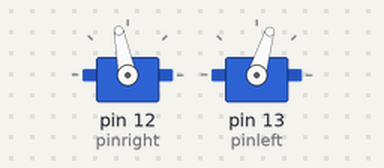
Simulated run of this sketch. Board: Arduino Uno, built with avr-gcc and run on an emulated ATmega328P. Parts: 2 × servo.

Above: at 5.1 s.
At 44.5 s:
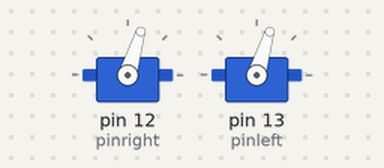
At 60.6 s:
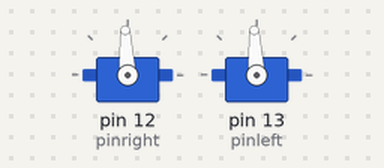
Timing chart, 0 to 62.1 s (numbered marks = the images above):
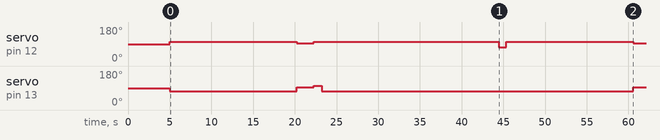

Measured:
- by itself, servo on pin 12 (pinright): 90° → 101° at 5.0 s, → 93° 15.3 s later, → 101° 2.0 s later, → 73° 22.2 s later, … (6 changes in this stretch)
- by itself, servo on pin 13 (pinleft): 90° → 73° at 5.0 s, → 93° 15.3 s later, → 101° 2.0 s later, → 73° 0.98 s later, … (5 changes in this stretch)

The sketch:

Arduino-Bots-9.1.ino
```cpp
#include <Arduino.h>
#include <Servo.h>

//def servos
Servo servoright;
Servo servoleft;


//*** HARDWARE SETTINGS ****
//variables for the pins
int pinright = 12;
int pinleft = 13;


//***** HARDWARE DRIVE TRAIN CALIBRATION ***
//set this to 1 in order to enable the motors to just be at 1500 1500 to tune their 0 points, do this first before
//the software calibration
//how to calibrate:
//(1) set this value to 1 and upload the code.
//(2) use a fine screwdriver on the back of the servo motor (looks like a small screw) to set the 0 point of the motor
//    by slowly turning "the screw" (a potentiometer) on the back until the motor is completely still. This requires
//    very fine control and it may take a while.
//(3) reset this value to 0 and reupload the code.
int calibrationenabled = 0;


//***** SOFTWARE DRIVE TRAIN CALIBRATION ****
//calibration data software jank
//how to calibrate:
//(1) start with 1300 and 1700 and make sure that the robot is driving in the right direction, if not, you will have to
//    switch the 1300 and 1700 around.
//(2) see which way the robot is veering
//(3) if the robot is veering to the left, then you will need to increase the left value proportionally to the right
//    value. This means you can bring the right value closer to 1500 slightly, decreasing the speed on the right motor
//(4) if the robot is verring to the right, then you need to do the opposite, increasing the right value proportionally
//    to the left value. This means you can bring the left value closer to 1500, decreasing the speed on the right motor.
//(5) continue adjusting in increments of 50 at first, then 10, and then down to +-1. Small changes make a large
//    difference here, especially the closer you are to 1500. You'll notice that you've gotten close by the
//    direction the robot is veering in changing. Once that happens, you can slowly tweak the value back in the other
//    direction to get the precise value.
//(6) enjoy!
int right = 1590;
int left = 1300;


// *** COURSE DETAILS ***
//timings for how long to go on each section of the course and turn, in milliseconds.
//how to calibrate:
//(1) run the robot, see if the robot stopped in the right place on the first marker, if it was too early
//    increase the firsttime variable, save and reupload the code. And decrease it if it was too late.
//    Tweak until you are satisfied.
//(2) run the robot and see if the robot turns correctly in the first marker. If the robot turns too far, decrease
//    the turn1 variable. If it was too little of a turn, increase the time. Tweak until satisfied.
//(3) continue this process for the other 3 variables, secondtime, turn2 and thirdtime for the length of time
//    the robot should move on the second part of the track, the length of time for the second turn, and the
//    time the robot should move on the third part of the track correspondingly. Use the procedure outlined in
//    steps 1&2 until everything is too your liking and the robot completes the course. Remember to reupload after
//    every change!
//(4) leave stoptime as is. It doesn't need calibration.
//(5) enjoy!
int firsttime = 15250;
int turn1 = 975;
int secondtime = 21250;
int turn2 = 850;
int thirdtime = 15250;
int stoptime = 2000;

void setup()
{
  //setup the motor pins
  servoright.attach(pinright);
  servoleft.attach(pinleft);

  //calibration script, simply set the motors to 1500, 1500 for 900 seconds so you can trim the pots.
  if (calibrationenabled == 1){
  servoright.writeMicroseconds(1500);
  servoleft.writeMicroseconds(1500);
  delay(900000);
  }


  //initial delay to make things a lot easier to start
  delay(5000);


  //straight 1, go for time firsttime using our calibrated rightleft values in order to ensure a straight
  //drive train.
  //In this case, the right motor has to work harder than the left motor, as in my case a constant rightwards
  //veer was noticable at 1300 and 1700. Using 1300 and 1590 instead produced much nicer driving.
  //There is nothing in the code right now to autocalculate these values, so it is a little bit of guess
  //and check and is dependent on a lot of factors (IE: changing wheels made me go from 1580 to 1590) and
  //this code will likely not be as successful on other's robots.
  servoright.writeMicroseconds(right);
  servoleft.writeMicroseconds(left);
  delay(firsttime);

  //stop 1 for length stoptime (this is why calibration on the motor pots must still be done with this code)
  //this simply ensures better traction as going from speed seems to cause slipping when telling the motor to simply
  //change its direction entirely.
  servoright.writeMicroseconds(1500);
  servoleft.writeMicroseconds(1500);
  delay(stoptime);

  //turn 1 (in this case, move both wheels in the same direction as the right wheel to get it to turn to the right)
  servoright.writeMicroseconds(right);
  servoleft.writeMicroseconds(right);
  delay(turn1);

  //straight 2, matches previous however with second time instead
  servoright.writeMicroseconds(right);
  servoleft.writeMicroseconds(left);
  delay(secondtime);

  //turn 2 (in this case, move both wheels in the same direction as the left wheel to cause a leftwards turn)
  servoright.writeMicroseconds(left);
  servoleft.writeMicroseconds(left);
  delay(turn2);

  //straight 3
  servoright.writeMicroseconds(right);
  servoleft.writeMicroseconds(left);
  delay(thirdtime);

  //stop, forever :)
  servoright.writeMicroseconds(1500);
  servoleft.writeMicroseconds(1500);
}


void loop()
{
 //Add code that repeats automatically here.
} 
```
